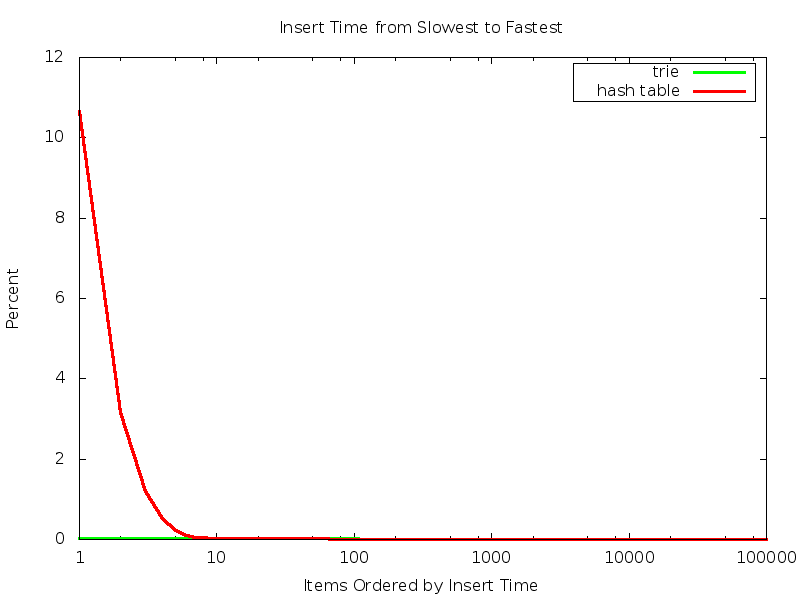

Reproduce this figure in gnuplot.
set key right box
set title "Insert Time from Slowest to Fastest"
set xlabel "Items Ordered by Insert Time"
set ylabel "Percent"
set xrange [1:100000]
set terminal png size 800, 600
set logscale x
# set yrange [0:10]
set output "insert-gini-1m.png"
plot "./std-gini-avg-set-1M-100.dat" with lines title "trie" lc rgb "green" lw 3, "./std-gini-avg-unordered_set-1M-100.dat" with lines title "hash table" lc rgb "red" lw 3
set logscale y
set output "insert-gini-1m-logscale.png"
plot "./std-gini-avg-set-1M-100.dat" with lines title "trie" lc rgb "green" lw 3, "./std-gini-avg-unordered_set-1M-100.dat" with lines title "hash table" lc rgb "red" lw 3
